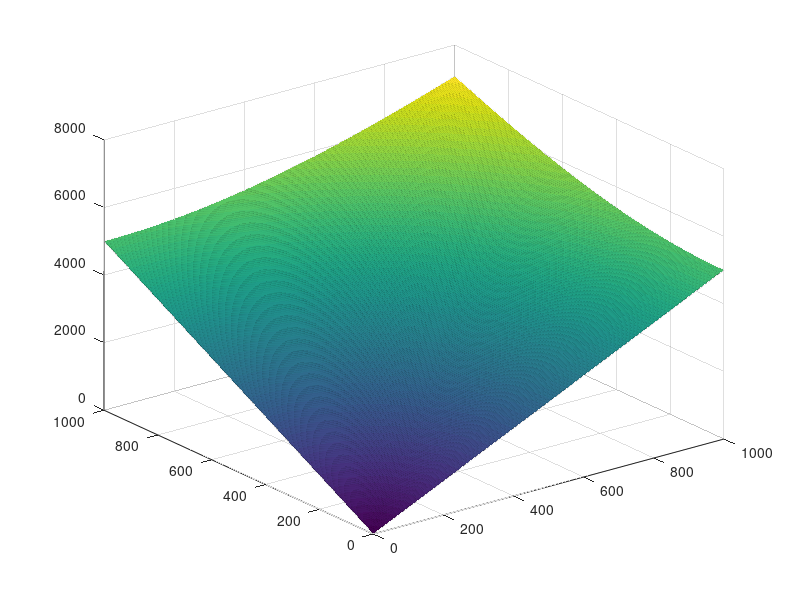

MATLAB code to generate this figure:
% Data Analysis 2020
% Chapter 4 Excerise 2
% Simple Error Propagation
% Nick Kaparinos
clc;
clear;

% A
sx = 5;
X1 = 500;
X2 = 300;
sy = sqrt( (X1+X2)^2*sx^2 );

% B
n = 1000;
X1 = 1:1:n;
X2 = 1:1:n;
grid = zeros(n);
for i = 1:n
    for j = 1:n
        grid(i,j) = sqrt( X1(i)^2*sx^2 + X2(j)^2*sx^2 );
    end
end

% Surface
surf(X1,X2,grid);